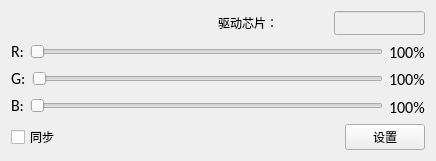
<?xml version="1.0" encoding="UTF-8"?>
<ui version="4.0">
 <class>CurrentGain</class>
 <widget class="QWidget" name="CurrentGain">
  <property name="geometry">
   <rect>
    <x>0</x>
    <y>0</y>
    <width>436</width>
    <height>161</height>
   </rect>
  </property>
  <property name="font">
   <font>
    <family>Calibri</family>
   </font>
  </property>
  <property name="windowTitle">
   <string>电流增益设置</string>
  </property>
  <layout class="QVBoxLayout" name="verticalLayout_4">
   <item>
    <layout class="QVBoxLayout" name="verticalLayout_3">
     <item>
      <layout class="QHBoxLayout" name="horizontalLayout_6">
       <item>
        <spacer name="horizontalSpacer">
         <property name="orientation">
          <enum>Qt::Horizontal</enum>
         </property>
         <property name="sizeHint" stdset="0">
          <size>
           <width>40</width>
           <height>20</height>
          </size>
         </property>
        </spacer>
       </item>
       <item>
        <layout class="QHBoxLayout" name="horizontalLayout" stretch="1,0">
         <item>
          <widget class="QLabel" name="label">
           <property name="text">
            <string>驱动芯片：</string>
           </property>
          </widget>
         </item>
         <item>
          <widget class="QLineEdit" name="lineEdit">
           <property name="enabled">
            <bool>false</bool>
           </property>
          </widget>
         </item>
        </layout>
       </item>
      </layout>
     </item>
     <item>
      <layout class="QHBoxLayout" name="horizontalLayout_5">
       <item>
        <layout class="QVBoxLayout" name="verticalLayout">
         <item>
          <layout class="QHBoxLayout" name="horizontalLayout_2">
           <item>
            <widget class="QLabel" name="label_2">
             <property name="font">
              <font>
               <family>Calibri</family>
               <pointsize>12</pointsize>
              </font>
             </property>
             <property name="text">
              <string>R:</string>
             </property>
            </widget>
           </item>
           <item>
            <widget class="QSlider" name="CurrentGainRSlider">
             <property name="orientation">
              <enum>Qt::Horizontal</enum>
             </property>
            </widget>
           </item>
          </layout>
         </item>
         <item>
          <layout class="QHBoxLayout" name="horizontalLayout_3">
           <item>
            <widget class="QLabel" name="label_4">
             <property name="font">
              <font>
               <family>Calibri</family>
               <pointsize>12</pointsize>
              </font>
             </property>
             <property name="text">
              <string>G:</string>
             </property>
            </widget>
           </item>
           <item>
            <widget class="QSlider" name="CurrentGainGSlider">
             <property name="orientation">
              <enum>Qt::Horizontal</enum>
             </property>
            </widget>
           </item>
          </layout>
         </item>
         <item>
          <layout class="QHBoxLayout" name="horizontalLayout_4">
           <item>
            <widget class="QLabel" name="label_6">
             <property name="font">
              <font>
               <family>Calibri</family>
               <pointsize>12</pointsize>
              </font>
             </property>
             <property name="text">
              <string>B:</string>
             </property>
            </widget>
           </item>
           <item>
            <widget class="QSlider" name="CurrentGainBSlider">
             <property name="orientation">
              <enum>Qt::Horizontal</enum>
             </property>
            </widget>
           </item>
          </layout>
         </item>
        </layout>
       </item>
       <item>
        <layout class="QVBoxLayout" name="verticalLayout_2">
         <item>
          <widget class="QLabel" name="ValueRlabel">
           <property name="font">
            <font>
             <family>Calibri</family>
             <pointsize>12</pointsize>
            </font>
           </property>
           <property name="text">
            <string>100%</string>
           </property>
          </widget>
         </item>
         <item>
          <widget class="QLabel" name="ValueGlabel">
           <property name="font">
            <font>
             <family>Calibri</family>
             <pointsize>12</pointsize>
            </font>
           </property>
           <property name="text">
            <string>100%</string>
           </property>
          </widget>
         </item>
         <item>
          <widget class="QLabel" name="ValueBlabel">
           <property name="font">
            <font>
             <family>Calibri</family>
             <pointsize>12</pointsize>
            </font>
           </property>
           <property name="text">
            <string>100%</string>
           </property>
          </widget>
         </item>
        </layout>
       </item>
      </layout>
     </item>
     <item>
      <layout class="QHBoxLayout" name="horizontalLayout_7">
       <item>
        <widget class="QCheckBox" name="SynccheckBox">
         <property name="text">
          <string>同步</string>
         </property>
        </widget>
       </item>
       <item>
        <spacer name="horizontalSpacer_2">
         <property name="orientation">
          <enum>Qt::Horizontal</enum>
         </property>
         <property name="sizeHint" stdset="0">
          <size>
           <width>40</width>
           <height>20</height>
          </size>
         </property>
        </spacer>
       </item>
       <item>
        <widget class="QPushButton" name="SettingBtn">
         <property name="text">
          <string>    设置    </string>
         </property>
        </widget>
       </item>
      </layout>
     </item>
    </layout>
   </item>
  </layout>
 </widget>
 <resources/>
 <connections/>
</ui>
